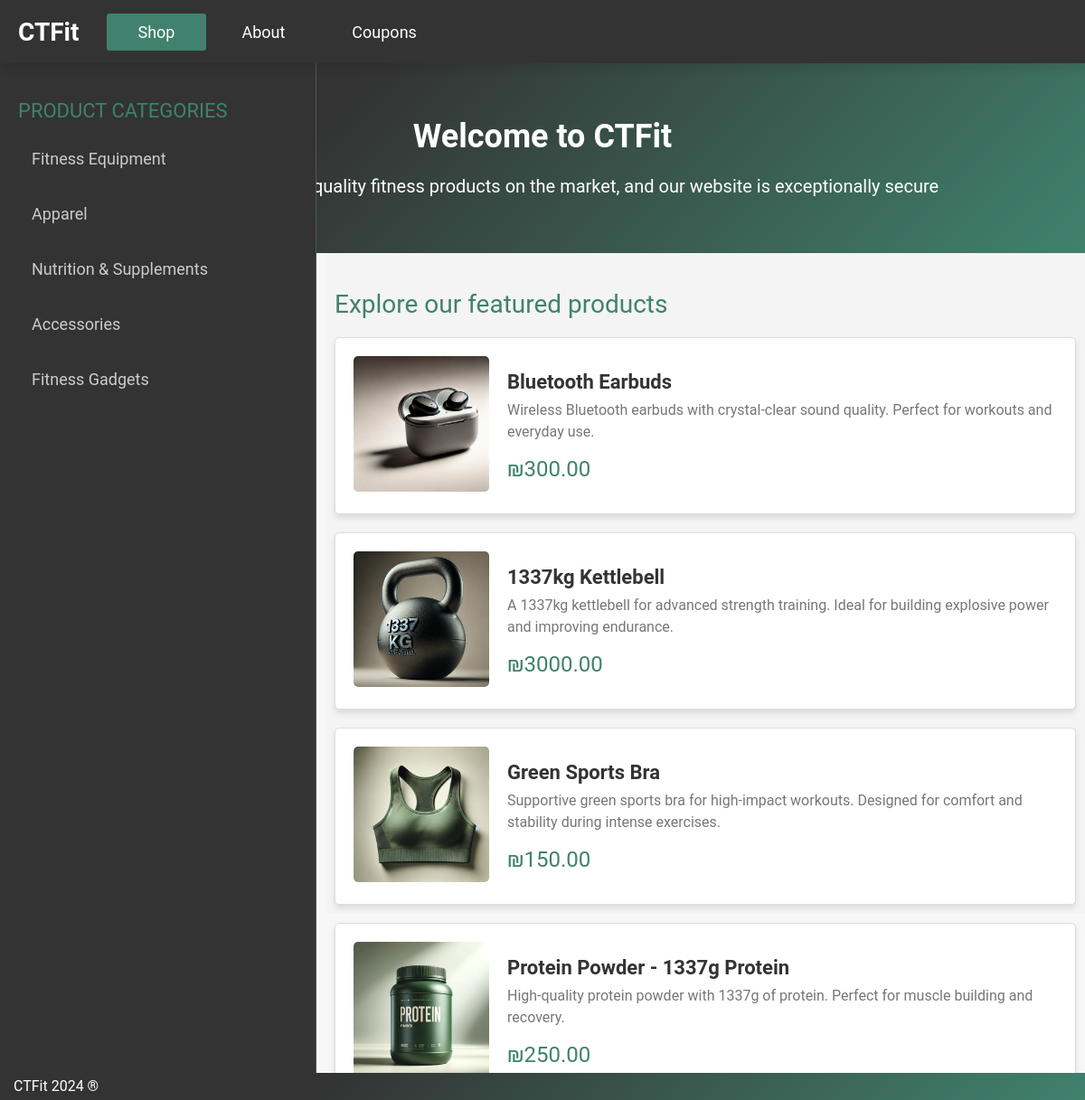
The page / on the database its author committed.
### tables this page shows
CREATE TABLE `products_2` (
  `id` int NOT NULL,
  `image` varchar(255) NOT NULL,
  `title` varchar(255) NOT NULL,
  `price` varchar(10) NOT NULL,
  `description` text NOT NULL,
  `category` varchar(100) NOT NULL,
  `meta_description` varchar(255) NOT NULL,
  `meta_keywords` varchar(255) NOT NULL
);

### php/functions.php (called while the page is built, shortened)
<?php
function dbConnect(){
    $mysqli = new mysqli(SERVER, USERNAME, PASSWORD, DATABASE);
    if($mysqli->connect_errno != 0){
        return FALSE;
    }else{
        return $mysqli;
    }
}
function getCategories(){
    $mysqli = dbConnect();
    $result = $mysqli->query("SELECT DISTINCT category FROM products_2");
    while($row = $result->fetch_assoc()){
        $categories[] = $row;
    }
    return $categories;
}
function getHomePageProducts($int){
    $mysqli = dbConnect();
    $result = $mysqli->query("SELECT * FROM products_2 ORDER BY rand() LIMIT $int");
    while($row = $result->fetch_assoc()){
        $data[] = $row;
    }
    return $data;
}

### index.php (the view, shortened to what this page needs)
<?php require "php/functions.php" ?>
<!DOCTYPE html>
<html lang="en">
<head>
    <link rel="stylesheet" href="css/style.css">
</head>
<body id="index">
    <?php include "includes/nav.php" ?>
    <?php include "includes/header.php" ?>
    <main>
        <div class="left">
            <div class="section-title">Product Categories</div>
            <?php $categories = getCategories(); ?>
            <?php
                foreach ($categories as $category) {
                   ?>
                        <a href="category.php?category=<?php echo urlencode($category['category']) ?>">
                            <?php echo ucfirst($category['category']) ?>
                        </a>
                    <?php
                }
            ?>
        </div>
        <div class="right">
            <div class="section-title">Explore our featured products</div>
            <div class="product-list">
                <?php $products = getHomePageProducts(4); ?>
                <?php foreach ($products as $product): ?>
                    <div class="product">
                        <div class="product-left">
                            <img src="<?php echo "products/{$product['image']}" ?>" alt="">
                        </div>
                        <div class="product-right">
                            <p class="title">
                                <a href="product.php?title=<?php echo urlencode($product['title']) ?>">
                                    <?php echo $product['title'] ?>
                                </a>
                            </p>
                            <p class="description">
                                <?php echo $product['description'] ?>
                            </p>
                            <p class="price">
                                <?php echo $product['price'] ?>
                            </p>
                        </div>
                    </div>
                <?php endforeach; ?>
            </div>
        </div>
    </main>
    <?php include "includes/footer.php" ?>
</body>
</html>

### css/style.css (style rules this page uses)
* { margin: 0; padding: 0; box-sizing: border-box; }
html, body { height: 100%; margin: 0; padding: 0; font-family: 'Roboto', sans-serif; color: #333; background-color: #f7f7f7; }
main { display: flex; height: calc(100vh - 70px); margin-top: 0; }
main .left { background-color: #333; border-right: thin solid #555; padding: 20px; color: #ccc; width: 350px; position: fixed; top: 70px; left: 0; bottom: 0; }
main .left .section-title { font-size: 22px; margin-bottom: 20px; margin-top: 20px; color: #40826D; text-transform: uppercase; }
main .left a { display: block; text-decoration: none; color: #ccc; font-size: 18px; margin-bottom: 20px; padding: 10px 15px; border-radius: 5px; transition: background-color 0.3s, color 0.3s; }
main .right { flex-grow: 1; padding: 40px 10px; margin-left: 360px; background-color: #f4f4f4; }
main .right .section-title { font-size: 28px; color: #40826D; margin-bottom: 20px; }
main .right .product-list { display: flex; flex-direction: column; gap: 20px; }
main .right .product { display: flex; padding: 20px; background-color: #fff; border: 1px solid #ddd; border-radius: 5px; box-shadow: 0 4px 6px rgba(0, 0, 0, 0.1); transition: transform 0.3s, box-shadow 0.3s; }
main .right .product-left { flex: 0 0 150px; margin-right: 20px; }
main .right .product-left img { width: 100%; border-radius: 5px; transition: transform 0.3s; }
main .right .product-right { flex: 1; display: flex; flex-direction: column; justify-content: center; }
main .right .title a { font-weight: bold; font-size: 22px; text-decoration: none; color: #333; line-height: 28px; margin-bottom: 10px; transition: color 0.3s; }
main .right .description { margin-top: 5px; color: #777; font-size: 16px; line-height: 24px; }
main .right .price { font-size: 24px; margin-top: 15px; color: #40826D; }

### rows shown on the page
products_2: image (picture), title "Bluetooth Earbuds", description "Wireless Bluetooth earbuds with crystal-clear sound quality. Perfect for workouts and everyday use.", price "₪300.00"
products_2: image (picture), title "1337kg Kettlebell", description "A 1337kg kettlebell for advanced strength training. Ideal for building explosive power and improving endurance.", price "₪3000.00"
products_2: image (picture), title "Green Sports Bra", description "Supportive green sports bra for high-impact workouts. Designed for comfort and stability during intense exercises.", price "₪150.00"
products_2: image (picture), title "Protein Powder - 1337g Protein", description "High-quality protein powder with 1337g of protein. Perfect for muscle building and recovery.", price "₪250.00"

### other values the page prints
$category['category'] "Fitness Equipment"
$category['category'] "Apparel"
$category['category'] "Nutrition & Supplements"
$category['category'] "Accessories"
$category['category'] "Fitness Gadgets"
